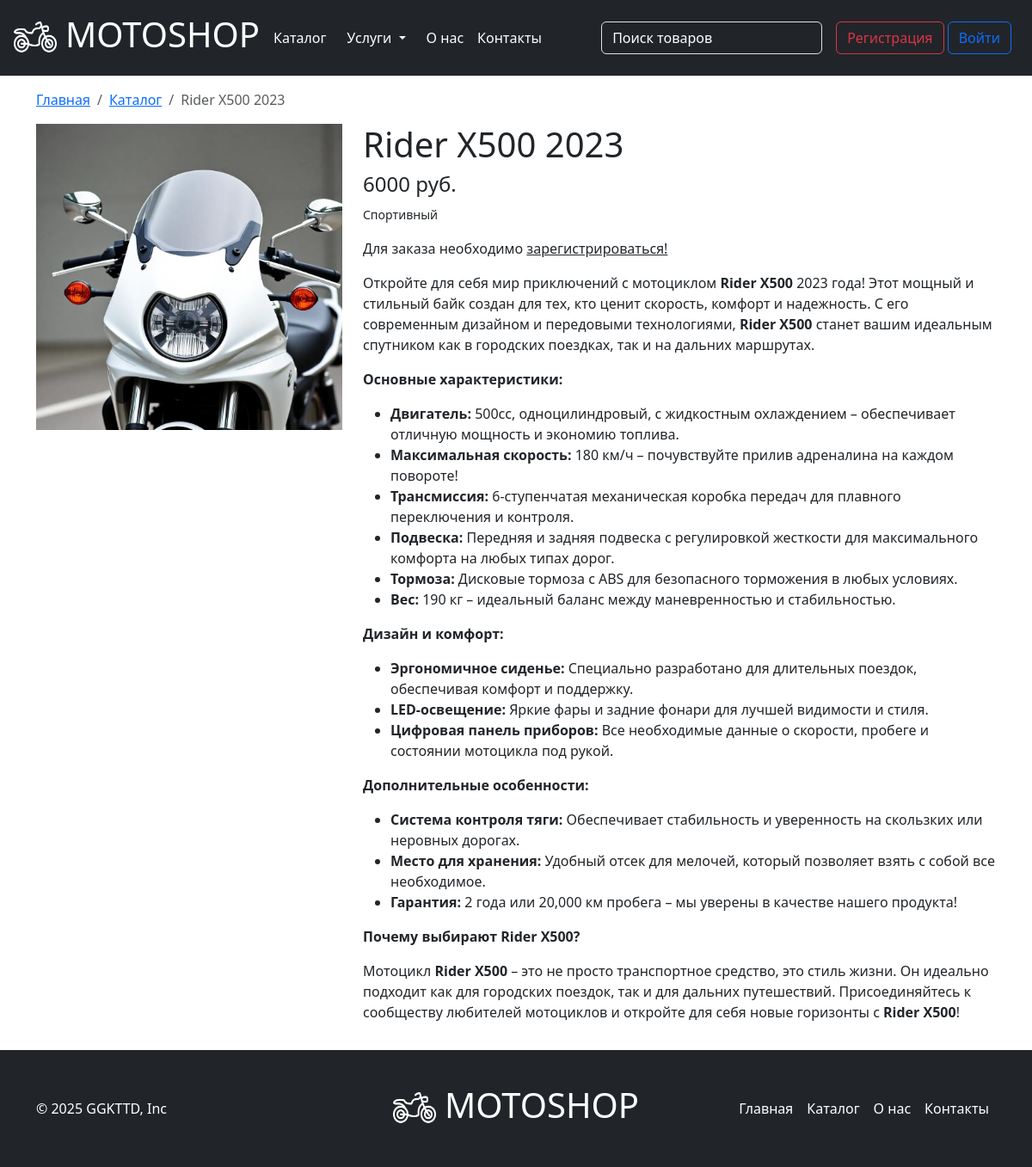
The app's page /article/3, older data.
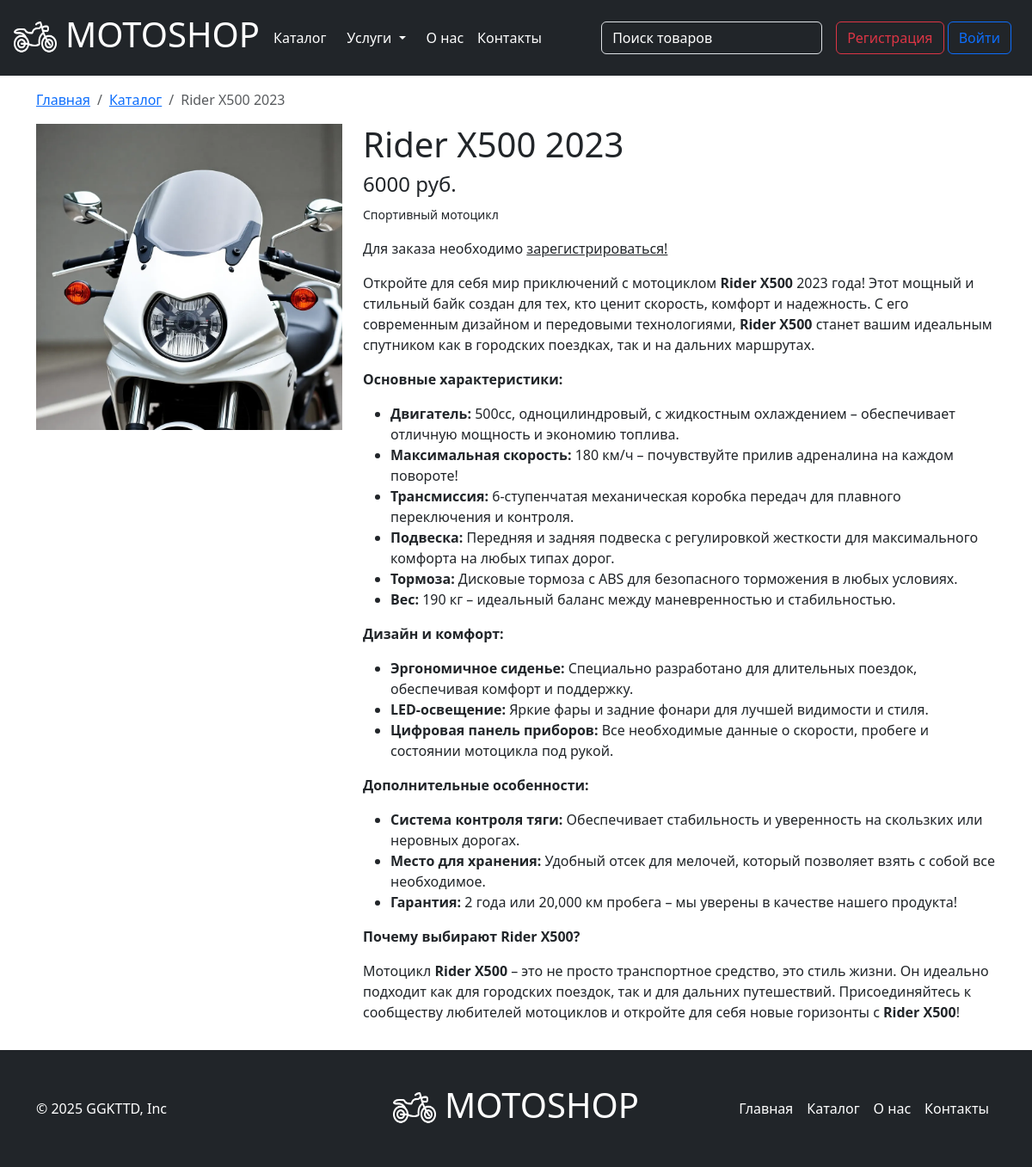
The same page, newer data.
### app.py (models this page shows, shortened)
class Articles(db.Model):
    id = db.Column(db.Integer,primary_key=True)
    title = db.Column(db.String(100))
    text = db.Column(db.Text)
    image_name = db.Column(db.String(100))
    category = db.Column(db.String(100))
    price = db.Column(db.Integer)
    orders = db.relationship('Orders', backref='article', lazy=True)

### app.py (the view, shortened to what this page needs)
@app.route('/article/<int:id>', methods=['GET', 'POST'])
def article(id):
    article = Articles.query.get(id)
    return render_template("article.html",article=article)

### app.py (called while the page is built)
@app.context_processor
def inject_user():
    def get_user_name():
        if 'name' in session:
            return Users.query.filter_by(email=session['name']).first()
    return dict(active_user=get_user_name())

@app.context_processor
def inject_user():
    return dict(
    articles_category=db.session.query(Articles.category).distinct().all(),
    )

@app.context_processor
def inject_services():
    return dict(
    services=db.session.query(Services).all(),
    )

@app.context_processor
def inject_custom_css():
    return dict(
        admin_css_url='/static/css/custom_admin.css'  # Укажите путь к вашему CSS-файлу
    )

### templates/article.html (shortened to what this page needs)
{% extends 'base.html' %}
{% block main %}
    <main>
      <div class="container my-3">
        <nav aria-label="breadcrumb">
          <ol class="breadcrumb">
            <li class="breadcrumb-item"><a href="/">Главная</a></li>
            <li class="breadcrumb-item"><a href="/catalog">Каталог</a></li>
            <li class="breadcrumb-item active" aria-current="page">{{article.title}}</li>
          </ol>
        </nav>
        <div class="row">
          <div class="col-md-4">
            <img src="../static/img/upload/{{article.image_name}}" width="100%" alt="{{article.title}}" />
          </div>
          <div class="col-md-8">
            <h1>{{article.title}}</h1>
            <h4>{{article.price}} руб.</h4>
            <p class=""><small>{{article.category}}</small>  </p>
            {%if 'name' in session %}
            <button type="button" class="btn btn-dark my-2"   data-bs-toggle="modal"
            data-bs-target="#exampleModal2">Заказать</button>
            <div class="modal fade" id="exampleModal2" tabindex="-1" aria-labelledby="exampleModalLabel" aria-hidden="true">
              <div class="modal-dialog">
                <div class="modal-content">
                  <div class="modal-header">
                    <h1 class="modal-title fs-5" id="exampleModalLabel">Введите адрес доставки</h1>
                    <button type="button" class="btn-close" data-bs-dismiss="modal" aria-label="Close"></button>
                  </div>
                  <div class="modal-body">
                    <form method="post" action="{{url_for('add_order', id_user=active_user.id, id_article=article.id)}}">
                      <div class="mb-3">
                        <label for="disabledTextInput" class="form-label">Адрес</label>
                        <input type="text" id="disabledTextInput" class="form-control" name="address" placeholder="Адрес"
                          required>
                      </div>
                  </div>
                  <div class="modal-footer">
                    <button type="button" class="btn btn-secondary" data-bs-dismiss="modal">Закрыть</button>
                    <button type="submit" class="btn btn-dark">Заказать</button>
                  </div>
                  </form>
                </div>
              </div>
            </div>
            {%else%}
            <p>Для заказа необходимо <a href="/reg" class="link-dark">зарегистрироваться!</a> </p>
            {%endif%}
            {% autoescape false %} {{article.text}} {% endautoescape %}
          </div>
        </div>
      </div>
    </main>
    {% endblock %}

Row changes from the older to the newer data that the page shows:
changed Articles: category "Спортивный" → "Спортивный мотоцикл"
